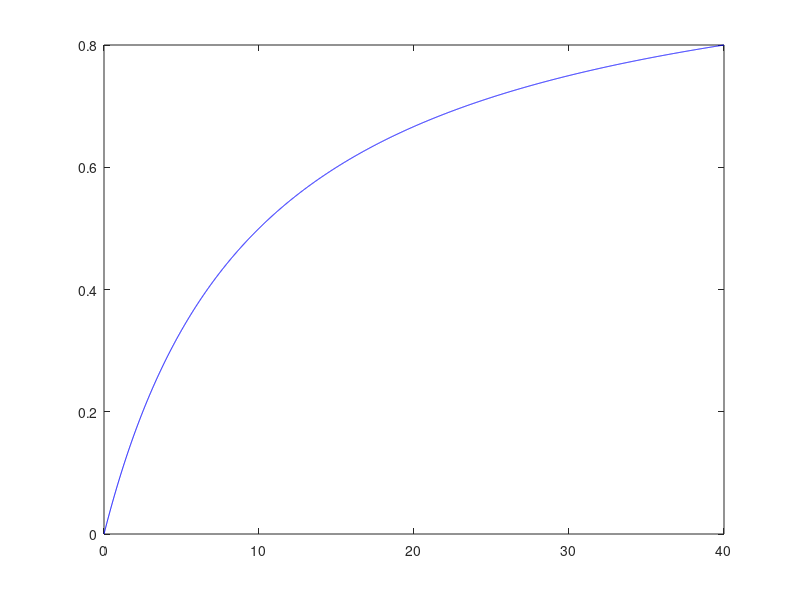

MATLAB code to generate this figure: (Note: this script raises an error after producing the figure.)
c = 10;
x = 0:0.01:4*c;
n = @(x) (x)./(x+c);

plot(x, n(x), 'b');hold on





mult_antrenare = genereazaMultimeAntrenare(c, 20);


function multimeAntrenare = genereazaMultimeAntrenare2(c, nr)
X = rand(1, nr)*4*c;
x = 1:4*c;
n = @(x) (x)./(x+c);

plot(X, n(X), 'bx');


Y=rand(nr);
Y(x) = Y(x)<n(X(x));
% Y=(Y<n(Y))

plot(X, X<n(X), 'rx');


multimeAntrenare = [1 0]
end

function [X, Y] = genereazaMultimeAntrenare(c, n)
    X = rand(1, n)*4*c;
    Y = zeros(size(X));
    for i=1:n
        Y(i) = rand(1) < X(i)/(X(i)+c);
        plot(X(i), Y(i), 'rx');
    end
    
end

function E = calculeazaEroareMiscalculare(X, Y, c)
    gstar = aplicaClasifBayesian(X, c);
    E = sub(abs(gstar - Y))/length(Y);
end

function ploteazaEroareMiscalculare(c)
n = [10 100 10^3 10^4 10^5];
E=zeros(size(n));
for i=1:length(n)
    [X, Y] = genereazaMA(c, n(i));
    E(i) . calculeazaEM(x-i, c);
end
figure, semilgX(n, E, 'r');
end

